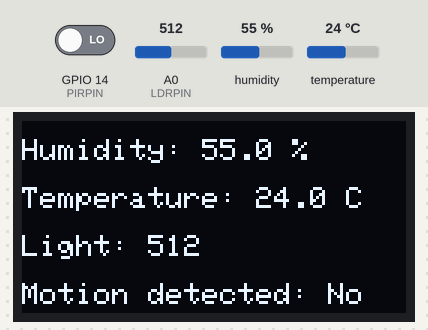
This sketch was run on a simulated ESP8266 (NodeMCU). On the bench: 128×64 one-colour display. The inputs (shaded band) are chosen by the test bench; at power-on: GPIO 14 (PIRPIN) LOW, humidity 55 %, A0 (LDRPIN) = 512, temperature 24 °C. WiFi joins after 1.5 s; servers stay silent unless stated.

Above: at 4.0 s.
4.1 s: GPIO 14 (PIRPIN) driven HIGH
At 5.4 s:
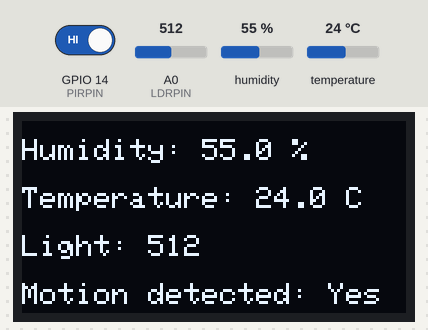
6.2 s: humidity set to 22 %
At 10.0 s:
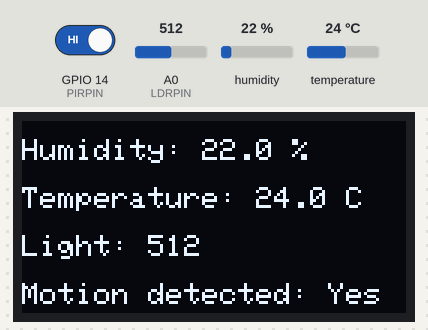
10.5 s: A0 (LDRPIN) set to 716
At 10.9 s:
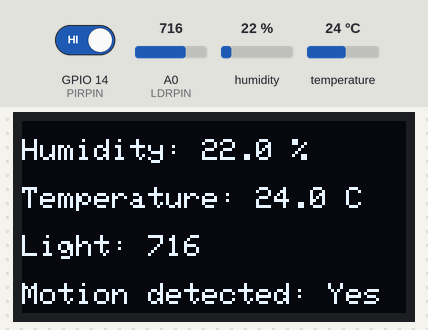
12.6 s: temperature set to 12 °C
At 16.4 s:
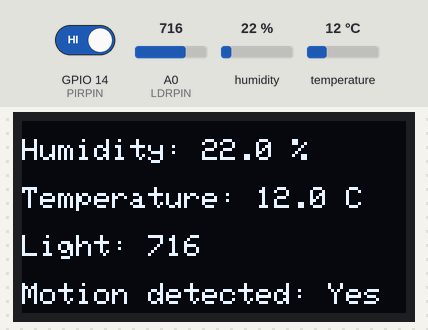
16.7 s: A0 (LDRPIN) set to 900
At 17.6 s:
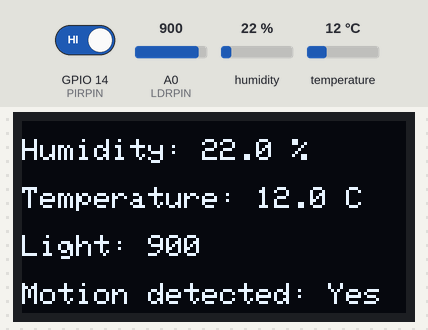
18.8 s: GPIO 14 (PIRPIN) driven LOW
At 20.3 s:
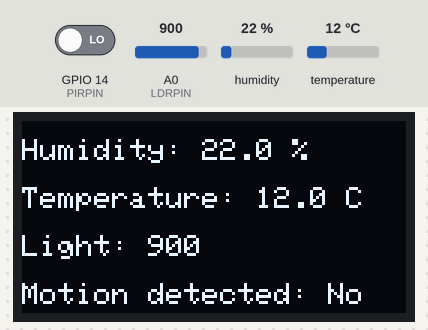
Timing chart, 0 to 21.8 s (numbered marks = the images above; inputs shaded):
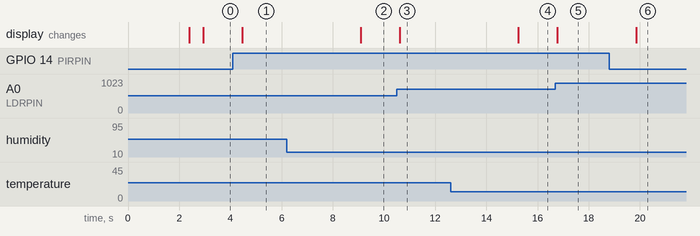

Measured:
- after the input at 4.1 s, the display: changes after 0.36 s (image 1)
- after the input at 6.2 s, the display: changes after 2.9 s (image 2)
- after the input at 10.5 s, the display: changes after 0.12 s (image 3)
- after the input at 12.6 s, the display: changes after 2.6 s (image 4)
- after the input at 16.7 s, the display: changes after 0.07 s (image 5)
- after the input at 18.8 s, the display: changes after 1.0 s (image 6)

The sketch:

smart_room_monitor_v1.2.ino
```cpp
#define BLYNK_TEMPLATE_ID "TMPL3AOnAQLn7"
#define BLYNK_TEMPLATE_NAME "Smart Room Monitor"
#define BLYNK_AUTH_TOKEN "4YR5uIrgqe1N3RvhJU_EM4dtqNILq0v-"

#include "DHT.h"
#include <BlynkSimpleEsp8266.h>
#include <Adafruit_GFX.h>
#include <Adafruit_SH110X.h>

#define DHTPIN 2 // D4
#define PIRPIN 14 // D5
#define LDRPIN A0
#define LIGHTRELAY 12 // D6
#define DHTTYPE DHT11

DHT dht(DHTPIN, DHTTYPE);
Adafruit_SH1106G display(128, 64, &Wire, -1);

char ssid[] = "TP-Link_9E82";
char pass[] = "85011984";

float temperature = 0.0;
float humidity = 0.0;
int lightLevel = 0;
bool motionDetected = false;
bool lastMotionState = false;
unsigned long lastMotionAlert = 0;

void setup() {
  // put your setup code here, to run once:
  pinMode(PIRPIN, INPUT);

  dht.begin();

  display.begin(0x3c, true);
  display.clearDisplay();
  display.setTextSize(1);
  display.setTextColor(SH110X_WHITE);
  display.setCursor(10, 25);
  display.println("Initializing...");
  display.display();
  delay(500);

  Serial.begin(9600);
  Blynk.begin(BLYNK_AUTH_TOKEN, ssid, pass);

  display.clearDisplay();
  display.setCursor(35, 25);
  display.println("Ready");
  display.display();
  delay(500);

  // Blynk.logEvent("motion_alert", "Manual test");
}

void loop() {
  // put your main code here, to run repeatedly:
  Blynk.run();
  readSensors();
  updateDisplay();
  sendToBlynk();
  sendMotionAlert();
  delay(1500);
}

void readSensors() {
  lastMotionState = motionDetected;
  motionDetected = digitalRead(PIRPIN);
  lightLevel = analogRead(LDRPIN);
  humidity = dht.readHumidity();
  temperature = dht.readTemperature();
}

void updateDisplay() {
  display.clearDisplay();
  display.setCursor(0, 6);

  if (isnan(humidity) || isnan(temperature)) {
    Serial.println("Failed to read from DHT sensor!");
    display.println("DHT read error!");
  } else {
    display.printf("Humidity: %.1f %%\n\n", humidity);
    display.printf("Temperature: %.1f C\n\n", temperature);
  }

  display.printf("Light: %d\n\n", lightLevel);
  display.printf("Motion detected: %s\n\n", motionDetected ? "Yes" : "No");

  display.display();
}

void sendToBlynk() {
  if (!isnan(humidity) && !isnan(temperature)) {
    Blynk.virtualWrite(V0, humidity);
    Blynk.virtualWrite(V1, temperature);
  }
  Blynk.virtualWrite(V2, lightLevel);
  Blynk.virtualWrite(V3, motionDetected ? "Yes" : "No");
}

void sendMotionAlert() {
  if (!lastMotionState && motionDetected) {
    if (millis() - lastMotionAlert > 1000) {
      Blynk.logEvent("motion_alert", "Motion Detected!");
      lastMotionAlert = millis();
    }
  }
}
```
